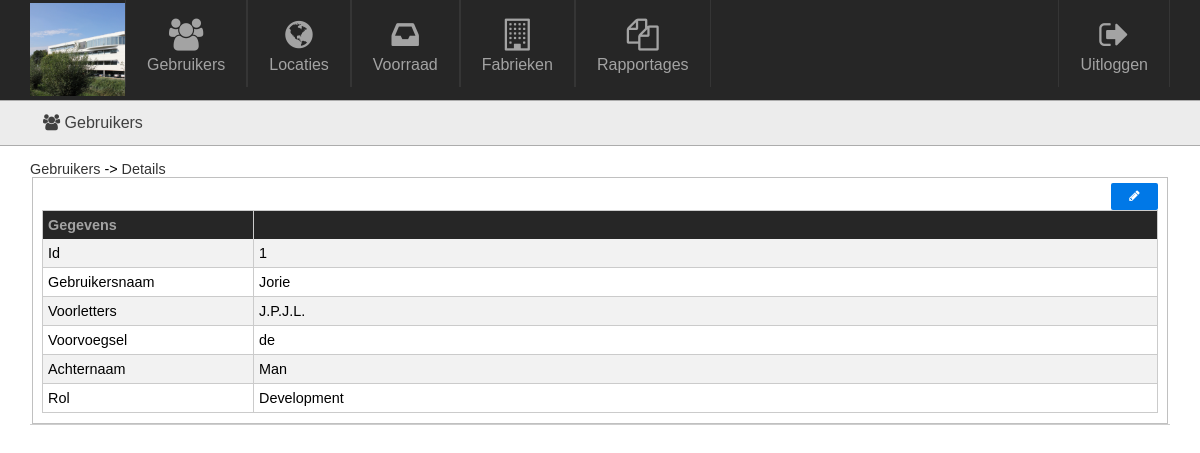
/admin/users/details.php?id=1, run on the app's committed database.
### tables this page shows
CREATE TABLE IF NOT EXISTS `users` (
  `id` int(11) NOT NULL AUTO_INCREMENT,
  `role_id` int(11) NOT NULL,
  `initials` varchar(32) NOT NULL,
  `prefix` varchar(32) DEFAULT NULL,
  `last_name` varchar(32) NOT NULL,
  `username` varchar(32) NOT NULL,
  `password` varchar(64) NOT NULL,
  `deleted` int(1) DEFAULT '0',
  PRIMARY KEY (`id`)
);

CREATE TABLE IF NOT EXISTS `roles` (
  `id` int(11) NOT NULL AUTO_INCREMENT,
  `name` varchar(30) NOT NULL,
  `created` datetime NOT NULL,
  `updated` datetime NOT NULL,
  `deleted` datetime NOT NULL,
  PRIMARY KEY (`id`)
);

### admin/functions/users.php (called while the page is built, shortened)
<?php
	function login_sql(){
		$link = mysqli_connect('localhost', 'root', '', 'toolsforever');
		if(!$link){
			die('Connect Error: ' . mysqli_connect_errno());
		}
		else{
			return $link;
		}
	}
	function get_user($id){
		$db = login_sql();
		$sql = "
			SELECT
				`users`.`id`,
				`users`.`username`,
				`users`.`initials`,
				`users`.`prefix`,
				`users`.`last_name`,
				`roles`.`name` AS `role`
			FROM
				`users`
			JOIN
				`roles`
			ON
				`users`.`role_id` = `roles`.`id`
			WHERE
				`users`.`id` = '{$id}'
		";
		$query = mysqli_query($db, $sql);
		while($row = mysqli_fetch_assoc($query)){
			$data = $row;
		}
		return $data;
	}
?>

### admin/users/details.php (the view, shortened to what this page needs)
<?php
	include("../base/header.php");
	require("../functions/users.php");
	$id = $_GET["id"];
	$user = get_user($id);
?>
<fieldset>
    <a href="edit.php?id=<?= $user['id']; ?>" class="pure-button pure-button-primary pure-button-small fright" style="float: right">
        <i class="fa fa-pencil"></i>
    </a>
    <table class="pure-table pure-table-bordered pure-table-striped pure-form form_overview">
        <thead>
            <tr>
                <th>Gegevens</th>
                <th></th>
            </tr>
        </thead>
        <tbody>
        	<tr>
        		<td>Id</td>
        		<td><?= $user["id"]; ?></td>
        	</tr>
            <tr>
                <td>Gebruikersnaam</td>
                <td><?=$user["username"]?></td>
            </tr>
            <tr>
            	<td>Voorletters</td>
            	<td><?= $user["initials"]; ?></td>
            </tr>
            <tr>
                <td>Voorvoegsel</td>
                <td><?=$user["prefix"]?></td>
            </tr>
            <tr>
                <td>Achternaam</td>
                <td><?=$user["last_name"];?></td>
            </tr>
            <tr>
                <td>Rol</td>
                <td><?=$user["role"]?></td>
            </tr>
        </tbody>
    </table>
</fieldset>
<?php include("../base/footer.php"); ?>

### assets/css/pure-min.css (style rules this page uses)
html { font-size:100%;-ms-text-size-adjust:100%;-webkit-text-size-adjust:100% }
html,button,input,select,textarea { font-family:sans-serif }
body { margin:0 }
fieldset { border:1px solid silver;margin:0 2px;padding:.35em .625em .75em }
table { border-collapse:collapse;border-spacing:0 }
.pure-button { display:inline-block;*display:inline;zoom:1;line-height:normal;white-space:nowrap;vertical-align:baseline;text-align:center;cursor:pointer;-webkit-user-drag:none;-webkit-user-select:none;-moz-user-select:none;-ms-user-select:none;user-select:none }
.pure-button { font-size:100%;*font-size:90%;*overflow:visible;padding:.5em 1.5em;color:#444;color:rgba(0,0,0,.8);*color:#444;border:1px solid #999;border:0 rgba(0,0,0,0);background-color:#E6E6E6;text-decoration:none;border-radius:2px;-webkit-transition:.1s linear -webkit-box-shadow;-moz-transition:.1s linear -moz-box-shadow;-ms-transition:.1s linear box-shadow;-o-transition:.1s linear box-shadow;transition:.1s linear box-shadow }
.pure-button-primary,.pure-button-selected,a.pure-button-primary,a.pure-button-selected { background-color:#0078e7;color:#fff }
.pure-table { border-collapse:collapse;border-spacing:0;empty-cells:show;border:1px solid #cbcbcb }
.pure-table td,.pure-table th { border-left:1px solid #cbcbcb;border-width:0 0 0 1px;font-size:inherit;margin:0;overflow:visible;padding:6px 12px }
.pure-table td:first-child,.pure-table th:first-child { border-left-width:0 }
.pure-table thead { background:#e0e0e0;color:#000;text-align:left;vertical-align:bottom }
.pure-table td { background-color:transparent }
.pure-table-striped tr:nth-child(2n-1) td { background-color:#f2f2f2 }
.pure-table-bordered td { border-bottom:1px solid #cbcbcb }
.pure-table-bordered tbody>tr:last-child td,.pure-table-horizontal tbody>tr:last-child td { border-bottom-width:0 }

### assets/css/global.css (style rules this page uses)
html { overflow-y: scroll; }
body { background: #ffffff; }
a { text-decoration: none; transition: color .1s ease-out; -moz-transition: color .1s ease-out; -webkit-transition: color .1s ease-out; outline: 0 none; color: #333333; }
.pure-button-small { font-size: 85%; }
table { width: 100%; }
.pure-table thead { color: #A3A3A3; background: #262626; }
th { text-align: left; }

### assets/css/style.css (style rules this page uses)
.form_overview { text-align: left; }
.form_overview thead tr th:first-child { width: 200px; }
.pure-table td, .pure-table th { padding: 6px 5px !important; }

### data on the page
users: id "1", username "Jorie", initials "J.P.J.L.", prefix "de", last_name "Man", role.name "Development"

### other printed values
$crumb["display"] "Gebruikers"
$crumb["display"] "Details"
